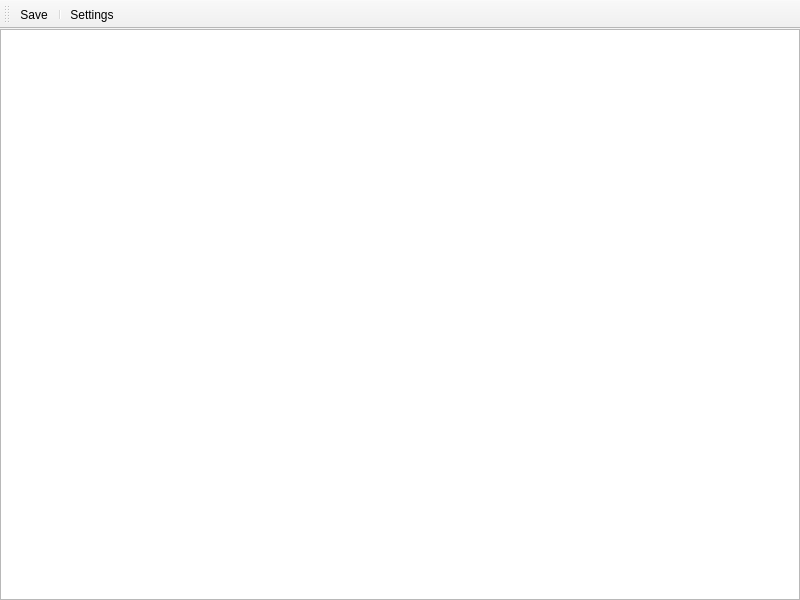
<?xml version="1.0" encoding="UTF-8"?>
<ui version="4.0">
 <class>LoggerWindow</class>
 <widget class="QMainWindow" name="LoggerWindow">
  <property name="geometry">
   <rect>
    <x>0</x>
    <y>0</y>
    <width>800</width>
    <height>600</height>
   </rect>
  </property>
  <property name="windowTitle">
   <string>vm-tutorial log</string>
  </property>
  <widget class="QWidget" name="centralwidget">
   <layout class="QHBoxLayout" name="horizontalLayout">
    <property name="spacing">
     <number>0</number>
    </property>
    <property name="leftMargin">
     <number>0</number>
    </property>
    <property name="topMargin">
     <number>0</number>
    </property>
    <property name="rightMargin">
     <number>0</number>
    </property>
    <property name="bottomMargin">
     <number>0</number>
    </property>
    <item>
     <widget class="QPlainTextEdit" name="plainTextEdit">
      <property name="readOnly">
       <bool>true</bool>
      </property>
     </widget>
    </item>
   </layout>
  </widget>
  <widget class="QToolBar" name="toolBar">
   <property name="windowTitle">
    <string>toolBar</string>
   </property>
   <attribute name="toolBarArea">
    <enum>TopToolBarArea</enum>
   </attribute>
   <attribute name="toolBarBreak">
    <bool>false</bool>
   </attribute>
   <addaction name="actionSave"/>
   <addaction name="separator"/>
   <addaction name="actionSettings"/>
  </widget>
  <action name="actionSave">
   <property name="text">
    <string>Save</string>
   </property>
   <property name="toolTip">
    <string>Flushes the log to a file.</string>
   </property>
  </action>
  <action name="actionSettings">
   <property name="text">
    <string>Settings</string>
   </property>
   <property name="toolTip">
    <string>Displays configuration options for the logger.</string>
   </property>
  </action>
 </widget>
 <resources/>
 <connections/>
</ui>
